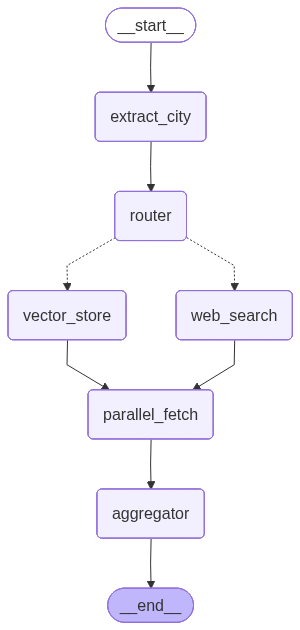

Source code (Python):
"""
graph.py — LangGraph topology assembly.

Architecture:
    [extract_city] → [router] → {vector_store | web_search} → [parallel_fetch] → [aggregator]

Distinction 2 (Parallel Fan-Out): parallel_fetch_node runs weather + image APIs concurrently.
Distinction 3 (Memory/Checkpointer): MemorySaver preserves conversation context across turns.

Run `python graph.py` to export graph.png for your README.
"""

import asyncio
from typing import Literal

from langgraph.graph import StateGraph, END
from langgraph.checkpoint.memory import MemorySaver

from state import AgentState
from nodes import (
    extract_city_node,
    router_node,
    vector_store_node,
    web_search_node,
    parallel_fetch_node,
    aggregator_node,
    route_by_knowledge,
)


def build_graph(use_checkpointer: bool = True):
    """
    Construct and compile the LangGraph state machine.

    Args:
        use_checkpointer: If True, enables memory (Distinction 3).
                         Pass thread_id in config to preserve context across turns.

    Returns:
        Compiled LangGraph app.
    """
    builder = StateGraph(AgentState)

    # ── Register Nodes ─────────────────────────────────────────────────────────
    builder.add_node("extract_city", extract_city_node)
    builder.add_node("router", router_node)
    builder.add_node("vector_store", vector_store_node)
    builder.add_node("web_search", web_search_node)
    builder.add_node("parallel_fetch", parallel_fetch_node)
    builder.add_node("aggregator", aggregator_node)

    # ── Entry Point ────────────────────────────────────────────────────────────
    builder.set_entry_point("extract_city")

    # ── Fixed Edges ────────────────────────────────────────────────────────────
    builder.add_edge("extract_city", "router")

    # ── Conditional Edge: The "Switch" ─────────────────────────────────────────
    # Routes to vector_store if city is known, web_search otherwise
    builder.add_conditional_edges(
        "router",
        route_by_knowledge,
        {
            "vector_store": "vector_store",
            "web_search": "web_search",
        },
    )

    # ── Both paths converge at parallel_fetch ──────────────────────────────────
    builder.add_edge("vector_store", "parallel_fetch")
    builder.add_edge("web_search", "parallel_fetch")

    # ── Parallel fetch → aggregator → END ─────────────────────────────────────
    builder.add_edge("parallel_fetch", "aggregator")
    builder.add_edge("aggregator", END)

    # ── Compile with optional Memory Checkpointer (Distinction 3) ─────────────
    if use_checkpointer:
        checkpointer = MemorySaver()
        app = builder.compile(checkpointer=checkpointer)
    else:
        app = builder.compile()

    return app


async def run_query(city_query: str, thread_id: str = "default") -> dict:
    """
    Run a single travel query through the graph.

    Args:
        city_query: Natural language query, e.g. "Tell me about Kyoto"
        thread_id: Session identifier for memory (Distinction 3).
                   Same thread_id = same conversation context.

    Returns:
        Final structured response dict.
    """
    from langchain_core.messages import HumanMessage

    app = build_graph(use_checkpointer=True)

    config = {"configurable": {"thread_id": thread_id}}

    initial_state = {
        "messages": [HumanMessage(content=city_query)],
        "city": None,
        "use_vector_store": None,
        "city_summary": None,
        "weather_forecast": None,
        "image_urls": None,
        "source": None,
        "final_response": None,
        "error": None,
    }

    result = await app.ainvoke(initial_state, config=config)
    return result.get("final_response", {})


async def run_followup(followup_query: str, thread_id: str = "default") -> dict:
    """
    Handle follow-up queries using preserved memory (Distinction 3).

    Example:
        await run_query("Tell me about Tokyo", thread_id="user_123")
        await run_followup("What about next week's weather?", thread_id="user_123")
        # The agent knows city=Tokyo from prior context, only re-fetches weather.

    Args:
        followup_query: Follow-up message leveraging prior context.
        thread_id: Must match the prior run's thread_id.
    """
    from langchain_core.messages import HumanMessage

    app = build_graph(use_checkpointer=True)
    config = {"configurable": {"thread_id": thread_id}}

    # With the help of MemorySaver, checkpointer will restore full prior state automatically
    # We only need to pass the new message; city, summary and all are already persisted
    followup_state = {
        "messages": [HumanMessage(content=followup_query)],
    }

    result = await app.ainvoke(followup_state, config=config)
    return result.get("final_response", {})




def export_graph_image(output_path: str = "graph.png"):
    """Generate a visual topology diagram of the graph."""
    try:
        app = build_graph(use_checkpointer=False)
        png_bytes = app.get_graph().draw_mermaid_png()
        with open(output_path, "wb") as f:
            f.write(png_bytes)
        print(f"Graph exported to {output_path}")
    except Exception as e:
        print(f"Could not export graph image: {e}")
        print("Install graphviz: pip install graphviz")


if __name__ == "__main__":
    # test here
    async def _test():
        print("Testing Paris (vector store path)...")
        result = await run_query("Tell me about Paris", thread_id="test_thread")
        print(f"City: {result.get('city')}")
        print(f"Source: {result.get('source')}")
        print(f"Summary length: {len(result.get('city_summary', ''))} chars")
        print(f"Weather days: {len(result.get('weather_forecast', []))}")
        print(f"Images: {len(result.get('image_urls', []))}")

        print("\nTesting Snohomish (web search path)...")
        result2 = await run_query("What about Snohomish?", thread_id="test_thread_2")
        print(f"City: {result2.get('city')}")
        print(f"Source: {result2.get('source')}")

    asyncio.run(_test())
    export_graph_image()
